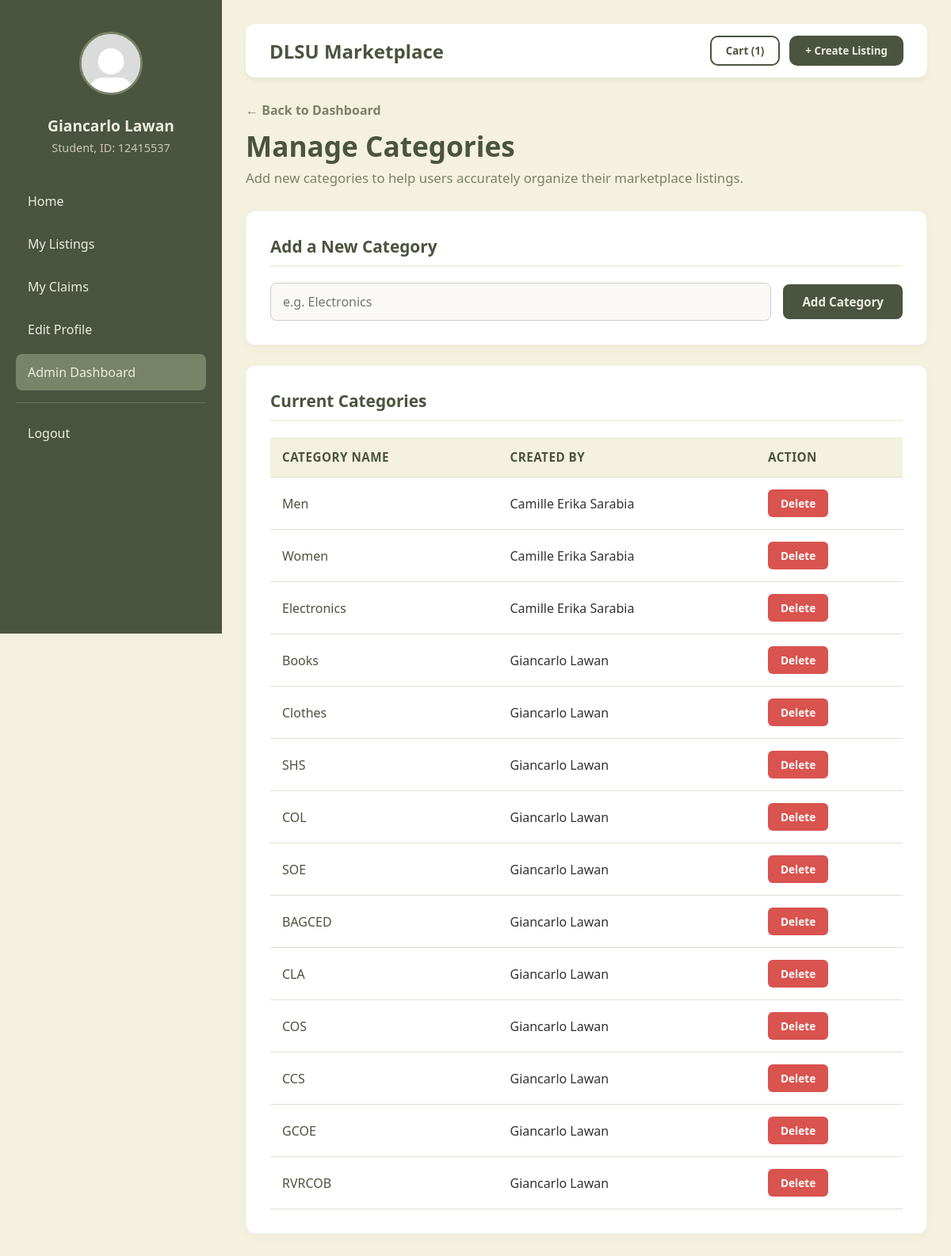
The app's page /admin_categories.php (signed in) with its own data.
### tables this page shows
CREATE TABLE `categories` (
  `category_id` int NOT NULL,
  `category_name` varchar(100) NOT NULL,
  `created_by_admin_id` int NOT NULL,
  `created_at` timestamp NULL DEFAULT CURRENT_TIMESTAMP
);

### admin_categories.php (the view, shortened to what this page needs)
<?php
require 'db.php';
$user_id = $_SESSION['user_id'];
$dlsu_id_number = $_SESSION['dlsu_id_number'];
$first_name = $_SESSION['first_name'];
$last_name = $_SESSION['last_name'];
$full_name = trim($first_name . ' ' . $last_name);
$role = $_SESSION['role'];
$profile_pic = 'profile_pictures/' . $_SESSION['profile_picture'];
$cart_query = "SELECT COUNT(*) AS cart_count
               FROM cart
               WHERE buyer_id = ?";
$stmt = $conn->prepare($cart_query);
$stmt->bind_param('i', $user_id);
$stmt->execute();
$cart_result = $stmt->get_result();
$cart_row = $cart_result->fetch_assoc();
$cart_count = $cart_row['cart_count'];
$categories = [];
$cat_query = "SELECT c.*, CONCAT(u.first_name, ' ', u.last_name) AS full_name
              FROM categories c
              LEFT JOIN admin_accounts a ON a.admin_id = c.created_by_admin_id
              LEFT JOIN users u ON u.user_id = a.user_id
              ORDER BY c.created_at DESC";
$stmt = $conn->prepare($cat_query);
$stmt->execute();
$cat_result = $stmt->get_result();
if ($cat_result->num_rows > 0) {
    while ($row = $cat_result->fetch_assoc()) {
        $categories[] = $row;
    }
}
?>
<!DOCTYPE html>
<html lang="en">
<head>
    <link rel="stylesheet" href="stylesheets/home.css" />
    <link rel="stylesheet" href="stylesheets/admin.css" />
</head>
<body>
    <div class="dashboard-container">
        <aside class="sidebar">
            <div class="user-profile-section">
                <img src="<?= htmlspecialchars($profile_pic); ?>" alt="Profile" class="nav-logo">
                <div class="user-info-display">
                    <h2 class="user-name"><?= htmlspecialchars($full_name); ?></h2>
                    <p class="user-id"><?= htmlspecialchars("$role, ID: $dlsu_id_number"); ?></p>
                </div>
            </div>
            <nav class="nav-menu">
                <a href="home.php">Home</a>
                <a href="mylistings.php">My Listings</a>
                <a href="myclaims.php">My Claims</a>
                <a href="editprofile.php">Edit Profile</a>
                <a href="admin_dashboard.php" class="active">Admin Dashboard</a>
                <hr class="nav-divider">
                <a href="logout.php" class="logout-link">Logout</a>
            </nav>
        </aside>
        <main class="main-content">
            <header class="top-bar" style="margin-bottom: 30px;">
                <form action="admin_categories.php" method="POST" class="top-bar-form" style="display: flex; width: 100%; justify-content: space-between;">
                    <div class="title-header">
                        <h2 style="margin-top: 3px;">DLSU Marketplace</h2>
                    </div>
                    <div class="header-actions">
                        <button type="submit" class="cart-btn" name="action" value="viewcart">Cart (<?= htmlspecialchars($cart_count); ?>)</button>
                        <button type="submit" class="create-listing-btn" name="action" value="createlisting">+ Create Listing</button>
                    </div>
                </form>
            </header>
            <div class="admin-header">
                <a href="admin_dashboard.php" class="back-link">← Back to Dashboard</a>
                <h1>Manage Categories</h1>
                <p>Add new categories to help users accurately organize their marketplace listings.</p>
            </div>
            <div class="admin-panel">
                <h3>Add a New Category</h3>
                <form action="admin_categories.php" method="POST" class="admin-inline-form">
                    <input type="text" name="category_name" class="admin-input" placeholder="e.g. Electronics" required>
                    <button type="submit" name="action" value="addcategory" class="admin-btn">Add Category</button>
                </form>
            </div>
            <div class="admin-panel" style="margin-top: 25px;">
                <h3>Current Categories</h3>
                <table class="admin-table">
                    <tr>
                        <th>Category Name</th>
                        <th>Created By</th>
                        <th>Action</th>
                    </tr>
                    <?php foreach ($categories as $cat): ?>
                        <tr>
                            <td style="font-weight: 500; color: #4a543e;"><?= htmlspecialchars($cat['category_name']); ?></td>
                            <td><?= htmlspecialchars($cat['full_name']); ?></td>
                            <td>
                                <form action="admin_categories.php" method="POST" style="margin: 0;">
                                    <button type="submit" name="action" value="deletecategory" class="btn-delete" onclick="return confirm('Are you sure you want to delete this category?');">Delete</button>
                                </form>
                            </td>
                        </tr>
                    <?php endforeach; ?>
                </table>
            </div>
        </main>
    </div>
</body>
</html>

### stylesheets/home.css (style rules this page uses)
* { box-sizing: border-box; margin: 0; padding: 0; font-family: "Segoe UI", Tahoma, Geneva, Verdana, sans-serif; }
body { background-color: #f4f1de; color: #333; }
.dashboard-container { display: flex; min-height: 100vh; }
.sidebar { width: 280px; background-color: #4a543e; color: #eeece0; padding: 40px 20px; position: fixed; height: 100vh; display: flex; flex-direction: column; }
.user-profile-section { text-align: center; margin-bottom: 35px; }
.nav-logo { width: 80px; height: 80px; border-radius: 50%; border: 3px solid #798367; margin-bottom: 15px; object-fit: cover; background-color: #eeece0; }
.user-name { font-size: 1.2rem; margin: 5px 0; color: #eeece0; }
.user-id { font-size: 0.9rem; color: #cec8b0; font-weight: 400; }
.nav-menu a { color: #eeece0; text-decoration: none; padding: 12px 15px; display: block; border-radius: 8px; margin-bottom: 8px; transition: 0.2s; }
.nav-menu a:hover, .nav-menu a.active { background: #798367; }
.nav-divider { border: 0; border-top: 1px solid rgba(238, 236, 224, 0.2); margin: 15px 0; }
.main-content { margin-left: 280px; flex: 1; padding: 30px; }
.top-bar { display: flex; justify-content: space-between; align-items: center; padding: 15px 30px; background: #fff; border-radius: 12px; box-shadow: 0 4px 6px rgba(0, 0, 0, 0.05); margin-bottom: 30px; }
.title-header h2 { color: #4a543e; }
.header-actions { display: flex; gap: 12px; }
.cart-btn { background: transparent; border: 2px solid #4a543e; color: #4a543e; padding: 8px 18px; border-radius: 10px; font-weight: 600; cursor: pointer; transition: 0.3s; }
.create-listing-btn { background: #4a543e; color: #eeece0; border: none; padding: 10px 20px; border-radius: 10px; font-weight: 600; cursor: pointer; }

### stylesheets/admin.css (style rules this page uses)
.admin-header { margin-bottom: 30px; }
.admin-header h1 { color: #4a543e; font-size: 2.2rem; margin-bottom: 5px; }
.admin-header p { color: #798367; font-size: 1.05rem; }
.back-link { color: #798367; text-decoration: none; font-weight: bold; margin-bottom: 10px; display: inline-block; }
.admin-btn { background: #4a543e; color: #eeece0; padding: 12px 24px; border-radius: 8px; text-decoration: none; font-weight: bold; transition: background-color 0.2s; border: none; cursor: pointer; display: inline-block; font-size: 0.95rem; }
.admin-panel { background: #fff; border-radius: 12px; padding: 30px; box-shadow: 0 4px 15px rgba(0, 0, 0, 0.03); border: 1px solid rgba(0, 0, 0, 0.05); }
.admin-panel h3 { color: #4a543e; font-size: 1.3rem; margin-bottom: 20px; border-bottom: 2px solid #f4f1de; padding-bottom: 10px; }
.admin-inline-form { display: flex; gap: 15px; align-items: center; }
.admin-input { flex-grow: 1; padding: 12px 15px; border: 1px solid #ccc; border-radius: 8px; font-size: 1rem; background-color: #faf9f5; transition: border-color 0.2s, box-shadow 0.2s; outline: none; }
.btn-delete { background-color: #d9534f; color: white; padding: 8px 16px; border-radius: 6px; border: none; cursor: pointer; font-size: 0.85rem; font-weight: bold; transition: background-color 0.2s, transform 0.1s; }
.admin-table { width: 100%; border-collapse: collapse; }
.admin-table th, .admin-table td { padding: 15px; text-align: left; border-bottom: 1px solid #e0dfd5; }
.admin-table th { background-color: #f4f1de; color: #4a543e; font-weight: bold; font-size: 0.95rem; text-transform: uppercase; letter-spacing: 0.5px; }

### records on screen
categories: category_name "Men", full_name "Camille Erika Sarabia"
categories: category_name "Women", full_name "Camille Erika Sarabia"
categories: category_name "Electronics", full_name "Camille Erika Sarabia"
categories: category_name "Books", full_name "Giancarlo Lawan"
categories: category_name "Clothes", full_name "Giancarlo Lawan"
categories: category_name "SHS", full_name "Giancarlo Lawan"
categories: category_name "COL", full_name "Giancarlo Lawan"
categories: category_name "SOE", full_name "Giancarlo Lawan"
categories: category_name "BAGCED", full_name "Giancarlo Lawan"
categories: category_name "CLA", full_name "Giancarlo Lawan"
categories: category_name "COS", full_name "Giancarlo Lawan"
categories: category_name "CCS", full_name "Giancarlo Lawan"
categories: category_name "GCOE", full_name "Giancarlo Lawan"
categories: category_name "RVRCOB", full_name "Giancarlo Lawan"

### other values on screen
$full_name "Giancarlo Lawan"
$cart_count "1"
